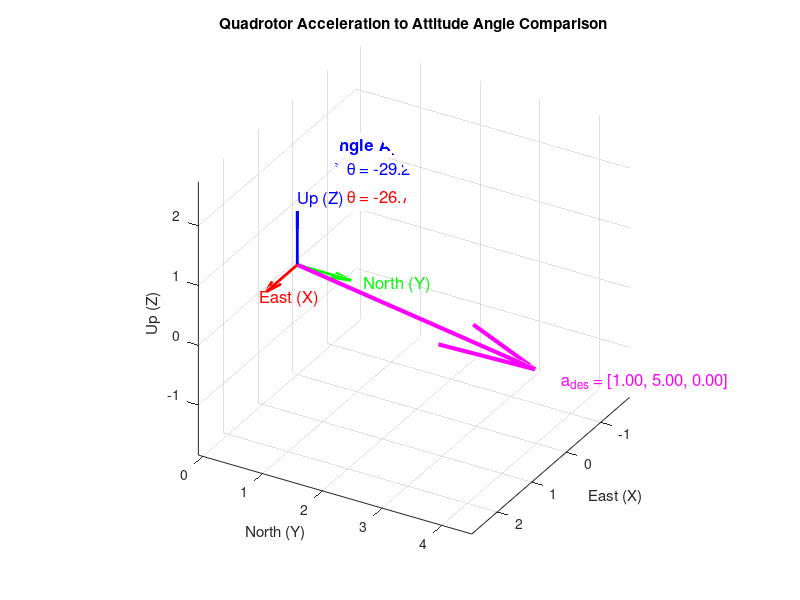

Recreate this plot in MATLAB.
% 旋翼模式加速度解算 - 对比测试
clc; clear; close all;

% 设置参数
psi_cmd = deg2rad(0);  % 偏航角（例：30°）
g = 9.81;              % 重力加速度(m/s^2)
m = 3;                 % 质心质量 (kg)

% 期望加速度（示例值）
acc_des = [1; 5; 0];  % [ax; ay; az]

%% ====================== 小角度近似方法 ======================
theta_cmd_approx = (acc_des(1)*sin(psi_cmd) - acc_des(2)*cos(psi_cmd)) / g;
phi_cmd_approx = (acc_des(1)*cos(psi_cmd) + acc_des(2)*sin(psi_cmd)) / g;

%% ====================== 完整非线性方法 ======================

% 期望总推力向量（ENU坐标）
F_des = m * [acc_des(1); acc_des(2); g + acc_des(3)];

% 期望机体Z轴方向 (Up)
zb_des = F_des / norm(F_des);

% 期望机体X轴水平投影方向
xc = [sin(psi_cmd); cos(psi_cmd); 0];

% 期望机体Y轴方向
yb_des = cross(zb_des, xc);
yb_des = yb_des / norm(yb_des);

% 重新计算期望机体X轴方向，确保正交
xb_des = cross(yb_des, zb_des);

% 构造期望旋转矩阵
R_des = [xb_des, yb_des, zb_des];

% 解算欧拉角（ZXY顺序）
phi_cmd_exact = atan2(R_des(3,2), R_des(3,3));
theta_cmd_exact = asin(R_des(3,1));
% psi_des 已知，不需重新计算（但可用作校验）
% psi_des_check = atan2(R_des(2,1), R_des(1,1));

%% ====================== 结果显示 ======================

% 绘制坐标轴和加速度矢量
figure;
quiver3(0,0,0,1,0,0,'r','LineWidth',2); hold on; % 东(X)
quiver3(0,0,0,0,1,0,'g','LineWidth',2);          % 北(Y)
quiver3(0,0,0,0,0,1,'b','LineWidth',2);          % 上(Z)

% 绘制期望加速度矢量
quiver3(0,0,0,acc_des(1),acc_des(2),acc_des(3),'m','LineWidth',3);

% 添加坐标轴标签
text(1.1,0,0,'East (X)','FontSize',12,'Color','r');
text(0,1.1,0,'North (Y)','FontSize',12,'Color','g');
text(0,0,1.1,'Up (Z)','FontSize',12,'Color','b');

% 显示加速度信息
acc_label = sprintf('a_{des} = [%.2f, %.2f, %.2f]', acc_des(1), acc_des(2), acc_des(3));
text(acc_des(1), acc_des(2), acc_des(3), acc_label,'FontSize',12,'Color','m');

% 小角度方法计算的姿态角
angle_label_approx = sprintf(['\\bf Small Angle Approximation\\rm\n'...
    '\\phi = %.2f^{\\circ}  \\theta = %.2f^{\\circ}  \\psi = %.2f^{\\circ}'],...
    rad2deg(phi_cmd_approx), rad2deg(theta_cmd_approx), rad2deg(psi_cmd));
text(-1, -1, 1, angle_label_approx, 'FontSize', 12, 'BackgroundColor', 'w', 'Color', 'blue');

% 完整非线性方法计算的姿态角
angle_label_exact = sprintf(['\\bf Nonlinear Solution\\rm\n'...
    '\\phi = %.2f^{\\circ}  \\theta = %.2f^{\\circ}  \\psi = %.2f^{\\circ}'],...
    rad2deg(phi_cmd_exact), rad2deg(theta_cmd_exact), rad2deg(psi_cmd));
text(-1, -1, 0.5, angle_label_exact, 'FontSize', 12, 'BackgroundColor', 'w', 'Color', 'red');

% 设置图像参数
grid on; axis equal;
xlabel('East (X)'); ylabel('North (Y)'); zlabel('Up (Z)');
title('Quadrotor Acceleration to Attitude Angle Comparison');
view(120,30);
